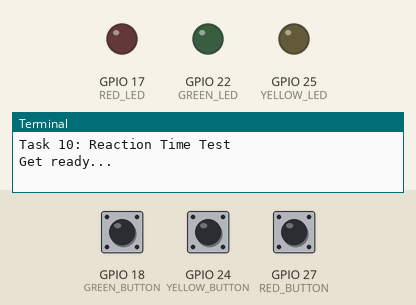
A program run on a simulated Raspberry Pi (BCM pin numbers). Shown: output pins drawn as LEDs (lit = HIGH), the last lines printed to the terminal. Inputs (shaded band) come from the test bench; at power-on: GPIO 18 (GREEN_BUTTON) HIGH, GPIO 27 (RED_BUTTON) HIGH, GPIO 24 (YELLOW_BUTTON) HIGH. Random numbers come from a fixed seed; the clock reads 2024-03-15 10:24:30 at power-on unless the program sets it.

Above: at 1.2 s.
1.3 s: GPIO 18 (GREEN_BUTTON) pulled LOW for 0.15 s
At 3.7 s:
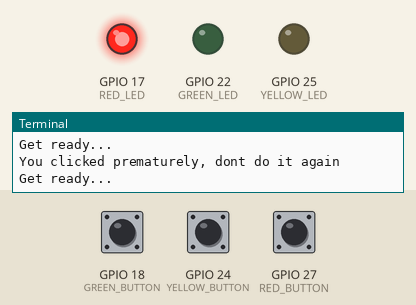
4.3 s: GPIO 27 (RED_BUTTON) pulled LOW for 0.15 s
At 5.0 s:
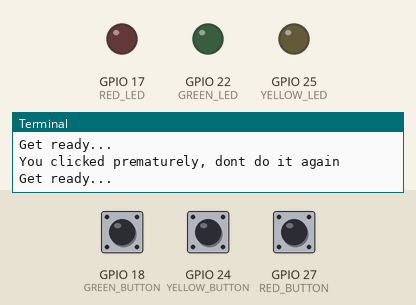
5.9 s: GPIO 24 (YELLOW_BUTTON) pulled LOW for 0.15 s
9.0 s: GPIO 18 (GREEN_BUTTON) pulled LOW for 1 s
At 12.9 s:
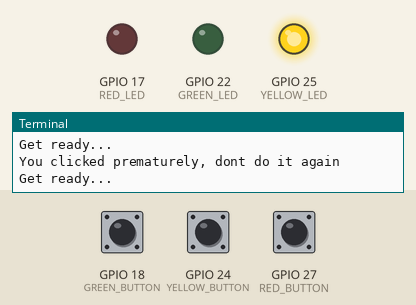
Timing chart, 0 to 14.0 s (numbered marks = the images above; inputs shaded):
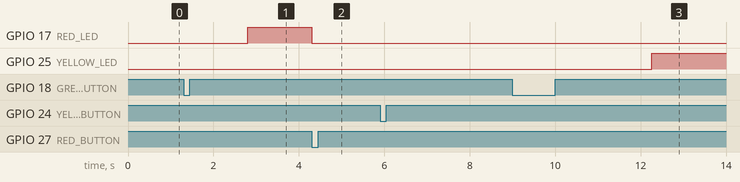

The program:

Code.py
```python
import RPi.GPIO as GPIO
import time
from numpy import random

#------- GPIO pins ----------------
RED_LED = 17
RED_BUTTON = 27

GREEN_LED = 22
GREEN_BUTTON = 18

YELLOW_LED = 25
YELLOW_BUTTON = 24

# -------------------- GPIO setup -------------
GPIO.setmode(GPIO.BCM)
GPIO.setwarnings(False)

for BUTTON in RED_BUTTON, GREEN_BUTTON, YELLOW_BUTTON:
    GPIO.setup(BUTTON, GPIO.IN, pull_up_down=GPIO.PUD_UP) # Button

for LED in RED_LED, GREEN_LED, YELLOW_LED:
    GPIO.setup(LED, GPIO.OUT)
    GPIO.output(LED, GPIO.LOW) # Ensure LEDs starts off

# -------------- Function ----------------------

def RandomButton():
    Color = random.choice(['RED', 'GREEN', 'YELLOW'])

    if Color == 'RED':
        return 27, 17

    elif Color == 'GREEN':
        return 18, 22

    elif Color == 'YELLOW':
        return 24, 25


def StartTest(BUTTON, LED):
    button_pressed = False
    GPIO.output(LED, GPIO.HIGH)
    start_time = time.time()
    while time.time() - start_time < 5:
        val = GPIO.input(BUTTON)
        if val == 0:
            end_time = time.time()
            GPIO.output(LED, GPIO.LOW)
            print('Button pressed')
            print(f'You took {end_time - start_time} seconds')
            button_pressed = True
            time.sleep(0.1)
            break

        else:
            time.sleep(0.01)


    if not button_pressed:
        print('You didn\'t press the button in time!')
        GPIO.output(LED, GPIO.LOW)


print('Task 10: Reaction Time Test')

try:
    while True:
        # calculating random time between 1 and 5 seconds
        premature_click = False
        BUTTON, LED = RandomButton()
        delay = random.random() * 4 + 1
        start_time = time.time()

        print('Get ready...')


        while time.time() - start_time < delay:
            if GPIO.input(RED_BUTTON) == 0 or GPIO.input(YELLOW_BUTTON) == 0 or GPIO.input(GREEN_BUTTON) == 0:
                premature_click = True
                break


        if premature_click:
            print('You clicked prematurely, dont do it again')
            time.sleep(0.5)

        else:
            StartTest(BUTTON, LED)


except KeyboardInterrupt:
    print('\nExiting...')

finally:
    GPIO.cleanup()
```

Measured:
- after the input at 1.3 s, GPIO 17 (RED_LED): LOW → HIGH after 1.5 s
- after the input at 4.3 s, GPIO 17 (RED_LED): HIGH → LOW at once
- after the input at 9.0 s, GPIO 25 (YELLOW_LED): LOW → HIGH after 3.3 s
